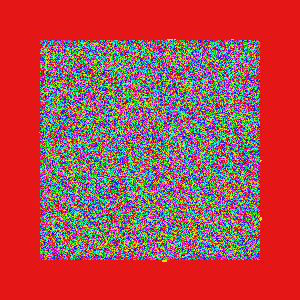
Frame 1 (no input)
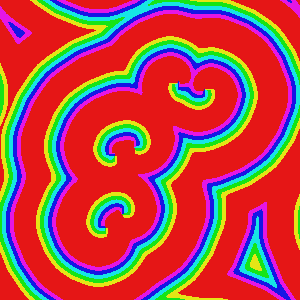
Frame 60 (the mouse pressed at the canvas centre just before this capture)
Frame 120 (the mouse held since frame 60 and released just before this capture): identical to frame 60, image omitted

The Processing sketch that drew these frames (run headless with seeded random() and noise(); from frame 60 on, the mouse is pressed at the canvas centre):

// Processing sketch: processing_11989
// ── processing_11989.pde

// CCA   Cyclic Cellular Automata with the Greenberg-Hastings model (Version 2) .
// Mario Vincent Turp

//  MOUSE Click to STOP or CONTINUE the process  ***********************************

int [][][] cell ;
int [] VTL;

//    CHOISIR ici les valeurs nbSTATE, rayon du voisinage von neumann et  THRESHOLD (SEUIL) :
//    Choose  here your own values  here :
int nbSTATE = 6;  //     Nb of Colors  
int RANGE= 5;       //     Range of the neighborhood 
int THR= 15;         //     THRESHOLD
//  others good results (FROM Mirek's Celebration)  with   8,3,5  //  GH weak spiral  7,4,9  
//                                GH Percolation Mix  8,5,10   
//                                GH Multistrands  6,5,15  // Macaroni  5, 2 ,4
//////////////////////////////////////////////////////////
int sw=0;
boolean NoPause=true;
int tt=0;
int germe;

void setup()
{
  size(300  ,300);
  background(0);

  colorMode(HSB,1.0); 
  // frameRate(30);           // speed of the simulation
  germe= 241164;
  randomSeed(germe);

  cell = new int [width][height][2];

  VTL = new int [nbSTATE+1] ;    

  for (int x = 40; x < width-40; x++) {
    for (int y = 40; y < height-40; y++) {

      cell[x][y][sw]  = int(random(0,nbSTATE)  ) ;
      cell[x][y][1-sw]  =  0  ; 

      float amt = map(cell[x][y][sw], 0, nbSTATE, 0,1);

      set(x,y,color(amt,0.9,0.9));   
    }
  }
}

///////////////
void draw()  {


  if(NoPause)  {
    work();   
    tt=tt+1;      

  }

  if(tt>300) NoPause=false;   //  for SAFETY  ONLY  (online version) 

}

/////////////////////////////
void work()  {

  int ival;
  float amt, u;
  int dins, ix,iy ,i, j ;


  for (int y = 0; y < height ; y++) {
    for (int x = 0; x <  width ; x++) {


      for (int ii=0; ii< nbSTATE ; ii++)  {

        VTL[ii] = 0 ;   // initialisation

      }

      for( int rn= y-RANGE ; rn<=y+RANGE; rn++)  {   


        //   dins = RANGE -abs(rn-y);       //    von neumann
        dins=RANGE ;                        //  Moore

        for(int sn= x-dins;  sn<= x+dins; sn++)  {

          ix=  (sn + width) % width ;
          iy=  ( rn + height) % height ;
          i=cell[ix][iy][sw] ;
          VTL[i]= VTL[i]+1    ;            

        }  // sn
      } // rn


      i= cell[x][y][sw];
      j= (1 + i) % nbSTATE  ;

      if(VTL[j] >= THR && i==0)   {    
        cell[x][y][1-sw] = j;
      }

      else if(i>0) {
        cell[x][y][1-sw] = j ;  
      } 
      else {
        cell[x][y][1-sw] = i;
      }


      amt = map(cell[x][y][1-sw], 0, nbSTATE, 0,1);

      set(x,y,color(amt,0.9,0.9));   


    }  //  x
  }//  y


  sw=1 - sw ;



}
//////////////////////////////

void mousePressed()  {

  NoPause = !NoPause ;
}
//////////////////////////////

//void keyPressed()  {                        //   for SAVING the IMAGE    
//  NoPause=false ;
//  String svaleur = "bidon" ;                  
//
//  svaleur= "g64_GH_v2" + str(tt)+"_ST_" + str(nbSTATE) + "_TH_" + str(THR) + "_R_" + str(RANGE) ;
//  save(svaleur + ".png");
//
//  println(svaleur);
//
//}
